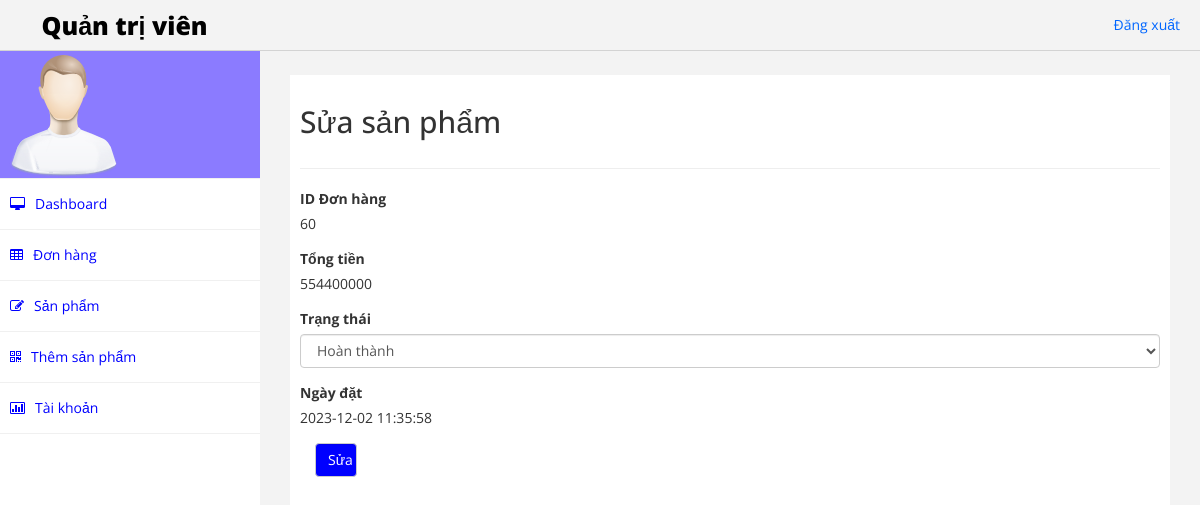
The app's page /Hshop/admin/edit_orders.php?order_id=60 (signed in) with its own data.
### tables this page shows
CREATE TABLE `orders` (
  `order_id` int(11) NOT NULL,
  `order_cost` int(15) NOT NULL,
  `order_status` varchar(100) NOT NULL,
  `user_id` int(11) NOT NULL,
  `user_phone` int(11) NOT NULL,
  `user_city` varchar(255) NOT NULL,
  `user_address` varchar(255) NOT NULL,
  `order_date` datetime NOT NULL
);

### Hshop/admin/edit_orders.php (the view, shortened to what this page needs)
<?php include('header.php') ?>
<?php
if(isset($_GET['order_id'])) {
    $order_id = $_GET['order_id'];
    $stmt = $conn->prepare('SELECT * FROM orders WHERE order_id=?');
    $stmt->bind_param('i', $order_id);
    $stmt->execute();
    $order = $stmt->get_result();
}else if(isset($_POST['edit_order_btn'])) {
    $order_id = $_POST['order_id'];
    $order_status =   $_POST['order_status'];
    $stmt1 = $conn->prepare('UPDATE orders SET order_status=? WHERE order_id=?');
    $stmt1->bind_param('si',$order_status, $order_id);
    if($stmt1->execute()){
    header('location: dashboard.php?update_successfully=Sửa đơn hàng thành công');
    }else{
        header('location: dashboard.php?update_failure=Sửa đơn hàng thất bại');
    }
}else{
    header('location: dashboard.php?order_message=Bạn phải click vào edit để sửa đơn hàng');
}
?>
        <nav class="navbar-default navbar-side" role="navigation">
            <div class="sidebar-collapse">
                <ul class="nav" id="main-menu">
                    <li class="text-center user-image-back">
                        <img src="assets/img/find_user.png" class="img-responsive" />
                    </li>
                    <li>
                        <a href="dashboard.php"><i class="fa fa-desktop "></i>Dashboard</a>
                    </li>
                    <li>
                        <a href="dashboard.php"><i class="fa fa-table "></i>Đơn hàng</a>
                    </li>
                    <li>
                        <a href="products.php"><i class="fa fa-edit "></i>Sản phẩm</a>
                    </li>
                    <li>
                        <a href="add_product.php"><i class="fa fa-qrcode "></i>Thêm sản phẩm</a>
                    </li>
                    <li>
                        <a href="account.php"><i class="fa fa-bar-chart-o"></i>Tài khoản</a>
                    </li>
                </ul>
            </div>
        </nav>
        <div id="page-wrapper">
            <div id="page-inner">
                <div class="row">
                    <div class="col-md-12">
                        <h2>Sửa sản phẩm</h2>
                    </div>
                </div>
                <hr />
                <form id="edit-form" method="POST" action="edit_orders.php">
                    <?php foreach( $order as $row ) {?>
                    <div>
                        <div>
                            <div class="form-group">
                                <label>ID Đơn hàng</label>
                                <p><?php echo $row['order_id']; ?></p>
                            </div>
                        </div>
                        <div class="form-group">
                                <label>Tổng tiền</label>
                                <p><?php echo $row['order_cost']; ?></p>
                            </div>
                        </div>
                        <div>
                        <div class="form-group">
                                <label>Trạng thái</label>
                                <select name="order_status" class="form-control" required>
                                        <option value="hoàn thành" <?php if($row['order_status'] == 'hoàn thành'){echo 'selected';} ?>>Hoàn thành</option>
                                </select>
                            </div>
                        </div>
                        <div>
                            <div class="form-group">
                                    <label>Ngày đặt</label>
                                    <p><?php echo $row['order_date']  ?></p>
                            </div>
                        </div>
                        <div>
                            <div class="form-group col-md-1" >
                                    <input class="form-control" type="submit" style="background-color: blue; color:white;" class="btn" name="edit_order_btn"  value="Sửa"/>
                            </div>
                        </div>
                    </div>
                   <?php } ?>
        </div>
    </div>
</body>
</html>

### Hshop/admin/assets/css/custom.css (style rules this page uses)
body { font-family: 'Open Sans', sans-serif; }
#page-wrapper { padding: 15px 15px; min-height: 600px; background:#F3F3F3; }
#page-inner { width:100%; margin:10px 20px 10px 0px; background-color:#fff!important; padding:10px; min-height:1200px; }
.text-center { text-align:center; }
.user-image-back { background-color:#8B7BFF; }
.sidebar-collapse , .sidebar-collapse .nav { background:none; }
.sidebar-collapse .nav { padding:0; }
.sidebar-collapse .nav > li > a { background: #FFFFFF; text-shadow: none; color:#0000FF; }
.sidebar-collapse > .nav > li > a { padding:15px 10px; }
.sidebar-collapse > .nav > li { border-bottom: 1px solid rgba(240, 240, 240, 1) !important; }
.navbar-side { border:none; background-color: #202020; }
.navbar-default { border:0px solid #DDDDDD; }
.nav > li > a > i { margin-right:10px; }
@media (min-width:768px) { #page-wrapper { margin: 0 0 0 260px; padding: 15px 30px; min-height: 1200px; } }
@media (min-width:768px) { .navbar-side { z-index: 1; position: absolute; width: 260px; } }

### records on screen
orders: order_id "60", order_cost "554400000", order_status "Hoàn thành", order_date "2023-12-02 11:35:58"
